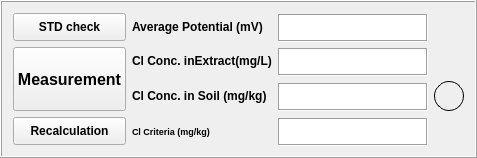
         <widget class="QFrame" name="measurement_frame">
          <property name="sizePolicy">
           <sizepolicy hsizetype="Expanding" vsizetype="Expanding">
            <horstretch>0</horstretch>
            <verstretch>0</verstretch>
           </sizepolicy>
          </property>
          <property name="styleSheet">
           <string notr="true">b</string>
          </property>
          <property name="frameShape">
           <enum>QFrame::Shape::Box</enum>
          </property>
          <property name="frameShadow">
           <enum>QFrame::Shadow::Raised</enum>
          </property>
          <layout class="QGridLayout" name="gridLayout_7">
           <item row="0" column="0">
            <layout class="QGridLayout" name="measurement_frame_grid_layout" rowstretch="1,1,1,1">
             <item row="0" column="0">
              <widget class="QPushButton" name="std_check_button">
               <property name="sizePolicy">
                <sizepolicy hsizetype="Preferred" vsizetype="Expanding">
                 <horstretch>0</horstretch>
                 <verstretch>0</verstretch>
                </sizepolicy>
               </property>
               <property name="font">
                <font>
                 <bold>true</bold>
                </font>
               </property>
               <property name="text">
                <string>STD check</string>
               </property>
              </widget>
             </item>
             <item row="0" column="1">
              <widget class="QLabel" name="average_potential_label">
               <property name="sizePolicy">
                <sizepolicy hsizetype="Minimum" vsizetype="MinimumExpanding">
                 <horstretch>0</horstretch>
                 <verstretch>0</verstretch>
                </sizepolicy>
               </property>
               <property name="font">
                <font>
                 <bold>true</bold>
                </font>
               </property>
               <property name="text">
                <string>Average Potential (mV)</string>
               </property>
              </widget>
             </item>
             <item row="0" column="2">
              <widget class="QTextEdit" name="average_potential_input">
               <property name="sizePolicy">
                <sizepolicy hsizetype="Expanding" vsizetype="MinimumExpanding">
                 <horstretch>0</horstretch>
                 <verstretch>0</verstretch>
                </sizepolicy>
               </property>
               <property name="minimumSize">
                <size>
                 <width>150</width>
                 <height>28</height>
                </size>
               </property>
               <property name="maximumSize">
                <size>
                 <width>150</width>
                 <height>26</height>
                </size>
               </property>
               <property name="frameShape">
                <enum>QFrame::Shape::Box</enum>
               </property>
               <property name="verticalScrollBarPolicy">
                <enum>Qt::ScrollBarPolicy::ScrollBarAsNeeded</enum>
               </property>
              </widget>
             </item>
             <item row="1" column="0" rowspan="2">
              <widget class="QPushButton" name="measurement_button">
               <property name="sizePolicy">
                <sizepolicy hsizetype="Preferred" vsizetype="Expanding">
                 <horstretch>0</horstretch>
                 <verstretch>30</verstretch>
                </sizepolicy>
               </property>
               <property name="minimumSize">
                <size>
                 <width>0</width>
                 <height>60</height>
                </size>
               </property>
               <property name="font">
                <font>
                 <pointsize>12</pointsize>
                 <bold>true</bold>
                </font>
               </property>
               <property name="text">
                <string>Measurement</string>
               </property>
              </widget>
             </item>
             <item row="1" column="1">
              <widget class="QLabel" name="salt_in_liquid_label">
               <property name="sizePolicy">
                <sizepolicy hsizetype="Minimum" vsizetype="MinimumExpanding">
                 <horstretch>0</horstretch>
                 <verstretch>0</verstretch>
                </sizepolicy>
               </property>
               <property name="font">
                <font>
                 <bold>true</bold>
                </font>
               </property>
               <property name="text">
                <string>Cl Conc. inExtract(mg/L)</string>
               </property>
              </widget>
             </item>
             <item row="1" column="2">
              <widget class="QTextEdit" name="salt_in_liquid_input">
               <property name="sizePolicy">
                <sizepolicy hsizetype="Expanding" vsizetype="MinimumExpanding">
                 <horstretch>0</horstretch>
                 <verstretch>0</verstretch>
                </sizepolicy>
               </property>
               <property name="minimumSize">
                <size>
                 <width>150</width>
                 <height>28</height>
                </size>
               </property>
               <property name="maximumSize">
                <size>
                 <width>150</width>
                 <height>26</height>
                </size>
               </property>
               <property name="frameShape">
                <enum>QFrame::Shape::Box</enum>
               </property>
               <property name="verticalScrollBarPolicy">
                <enum>Qt::ScrollBarPolicy::ScrollBarAsNeeded</enum>
               </property>
              </widget>
             </item>
             <item row="2" column="1">
              <widget class="QLabel" name="salt_in_ground_label">
               <property name="sizePolicy">
                <sizepolicy hsizetype="Minimum" vsizetype="MinimumExpanding">
                 <horstretch>0</horstretch>
                 <verstretch>0</verstretch>
                </sizepolicy>
               </property>
               <property name="font">
                <font>
                 <bold>true</bold>
                </font>
               </property>
               <property name="text">
                <string>Cl Conc. in Soil (mg/kg)</string>
               </property>
              </widget>
             </item>
             <item row="2" column="2">
              <widget class="QTextEdit" name="salt_in_ground_input">
               <property name="sizePolicy">
                <sizepolicy hsizetype="Expanding" vsizetype="MinimumExpanding">
                 <horstretch>0</horstretch>
                 <verstretch>0</verstretch>
                </sizepolicy>
               </property>
               <property name="minimumSize">
                <size>
                 <width>150</width>
                 <height>28</height>
                </size>
               </property>
               <property name="maximumSize">
                <size>
                 <width>150</width>
                 <height>26</height>
                </size>
               </property>
               <property name="frameShape">
                <enum>QFrame::Shape::Box</enum>
               </property>
               <property name="verticalScrollBarPolicy">
                <enum>Qt::ScrollBarPolicy::ScrollBarAsNeeded</enum>
               </property>
              </widget>
             </item>
             <item row="2" column="3">
              <widget class="QFrame" name="measurement_circle">
               <property name="sizePolicy">
                <sizepolicy hsizetype="Fixed" vsizetype="Fixed">
                 <horstretch>0</horstretch>
                 <verstretch>0</verstretch>
                </sizepolicy>
               </property>
               <property name="minimumSize">
                <size>
                 <width>30</width>
                 <height>30</height>
                </size>
               </property>
               <property name="maximumSize">
                <size>
                 <width>30</width>
                 <height>30</height>
                </size>
               </property>
               <property name="sizeIncrement">
                <size>
                 <width>0</width>
                 <height>0</height>
                </size>
               </property>
               <property name="baseSize">
                <size>
                 <width>0</width>
                 <height>0</height>
                </size>
               </property>
               <property name="layoutDirection">
                <enum>Qt::LayoutDirection::LeftToRight</enum>
               </property>
               <property name="autoFillBackground">
                <bool>false</bool>
               </property>
               <property name="styleSheet">
                <string notr="true">border-radius: 15px;  
    border: 1px solid black;
    width: 15px;
    height: 15
px;
    background: qradialgradient(
        cx:0.5,cy:0.3,radius:1
        stop: 0 rgb(240, 240, 240),  
        stop: 0.8 rgb(100, 100, 100),
        stop: 1 rgb(240, 240, 240)   
    );</string>
               </property>
               <property name="frameShape">
                <enum>QFrame::Shape::NoFrame</enum>
               </property>
               <property name="frameShadow">
                <enum>QFrame::Shadow::Raised</enum>
               </property>
              </widget>
             </item>
             <item row="3" column="0">
              <widget class="QPushButton" name="recalculation_button">
               <property name="sizePolicy">
                <sizepolicy hsizetype="Preferred" vsizetype="Expanding">
                 <horstretch>0</horstretch>
                 <verstretch>0</verstretch>
                </sizepolicy>
               </property>
               <property name="font">
                <font>
                 <bold>true</bold>
                </font>
               </property>
               <property name="text">
                <string>Recalculation</string>
               </property>
              </widget>
             </item>
             <item row="3" column="1">
              <widget class="QLabel" name="cl_criteria_label">
               <property name="sizePolicy">
                <sizepolicy hsizetype="Minimum" vsizetype="MinimumExpanding">
                 <horstretch>0</horstretch>
                 <verstretch>0</verstretch>
                </sizepolicy>
               </property>
               <property name="font">
                <font>
                 <pointsize>7</pointsize>
                 <bold>true</bold>
                </font>
               </property>
               <property name="text">
                <string>Cl Criteria (mg/kg)</string>
               </property>
              </widget>
             </item>
             <item row="3" column="2">
              <widget class="QTextEdit" name="cl_criteria_input">
               <property name="sizePolicy">
                <sizepolicy hsizetype="Expanding" vsizetype="MinimumExpanding">
                 <horstretch>0</horstretch>
                 <verstretch>0</verstretch>
                </sizepolicy>
               </property>
               <property name="minimumSize">
                <size>
                 <width>150</width>
                 <height>28</height>
                </size>
               </property>
               <property name="maximumSize">
                <size>
                 <width>150</width>
                 <height>26</height>
                </size>
               </property>
               <property name="frameShape">
                <enum>QFrame::Shape::Box</enum>
               </property>
               <property name="verticalScrollBarPolicy">
                <enum>Qt::ScrollBarPolicy::ScrollBarAsNeeded</enum>
               </property>
              </widget>
             </item>
            </layout>
           </item>
          </layout>
         </widget>
